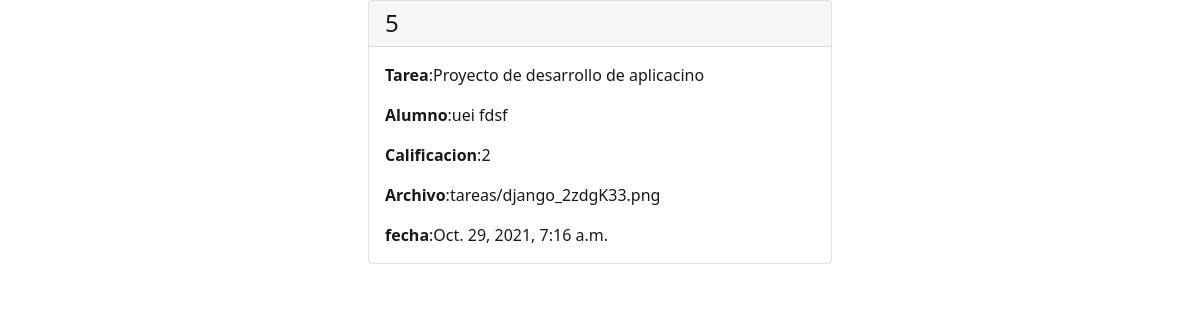
/detalle/5, run on the app's committed database.
### sistema_calificacion/models.py (models this page shows, shortened)
class EntregaTareas(models.Model):
    codigo_tarea = models.BigAutoField(primary_key=True)
    tarea = models.ForeignKey(Tareas, on_delete=models.CASCADE, default=1)
    alumno = models.ForeignKey(UserApp, on_delete=models.CASCADE, default=4)
    calificacion = models.IntegerField(default=0)
    archivo_asociado = models.FileField(upload_to='./tareas')
    fecha_de_subida = models.DateTimeField(null=True)

class Tareas(models.Model):
    id_tarea = models.BigAutoField(primary_key=True,null=False, blank=False)
    title = models.CharField(max_length=50, null=False, blank=True)
    description = models.CharField(max_length=500, null=False, blank=True)
    curso = models.ForeignKey(Curso, on_delete=models.CASCADE, default=0)
    valor = models.IntegerField(default=0)
    fecha_de_entrega = models.DateTimeField()
    def __str__(self):
        return self.title

class UserApp(models.Model):
    id_userApp = models.OneToOneField(User, on_delete=models.CASCADE)
    rol_teacher = models.ForeignKey(Roles, on_delete=models.CASCADE, default=4)
    parent_email = models.EmailField()
    def __str__(self):
        return f'{self.id_userApp.first_name} {self.id_userApp.last_name}'

### sistema_calificacion/views.py (the view)
# urls.py: path('detalle/<int:pk>',DetailViewEntrega.as_view(),name='detail'),
class DetailViewEntrega(DetailView):
    model = EntregaTareas
    template_name = 'detalle.html'

### sistema_calificacion/Templates/detalle.html (shortened to what this page needs)
{% extends "base.html" %}
{%block content%}
{% load static %}
<div class="card text-black mb-3 mx-auto" style="width: 29rem;opacity:0.9">
    <h4 class="card-header">
        {{object.codigo_tarea}}
    </h4>
     <div class="card-body">
         <p class="card-text"><b>Tarea</b>:{{object.tarea}} </p>
         <p class="card-text"><b>Alumno</b>:{{object.alumno}} </p>
         <p class="card-text"><b>Calificacion</b>:{{object.calificacion}} </p>
         <p class="card-text"><b>Archivo</b>:{{object.archivo_asociado}} </p>
         <p class="card-text"><b>fecha</b>:{{object.fecha_de_subida }} </p>
     </div>
</div>
{%endblock%}

### data on the page
EntregaTareas: codigo_tarea "5", tarea "Proyecto de desarrollo de aplicacino", alumno "uei fdsf", calificacion "2", archivo_asociado "tareas/django_2zdgK33.png", fecha_de_subida "Oct. 29, 2021, 7:16 a.m."
